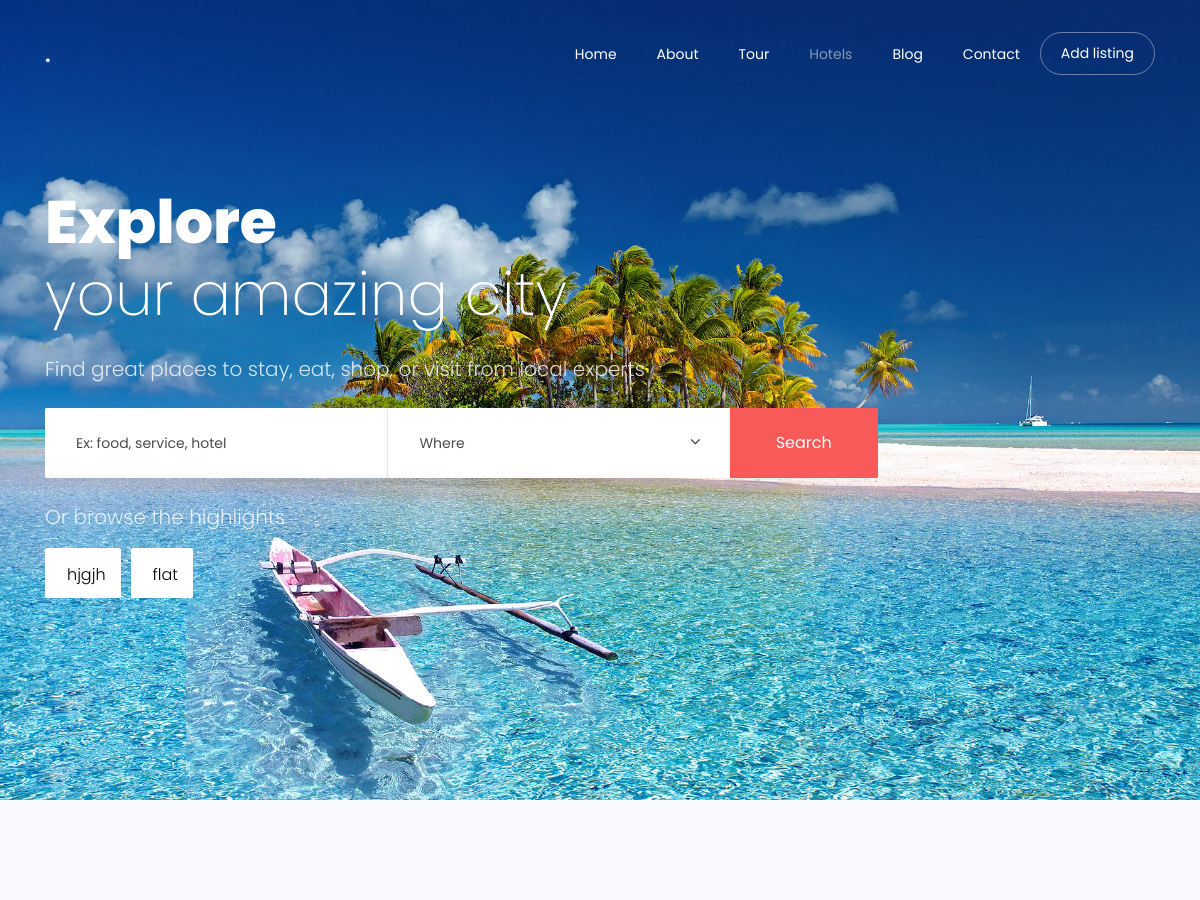
The app's page / (upper part), older data.
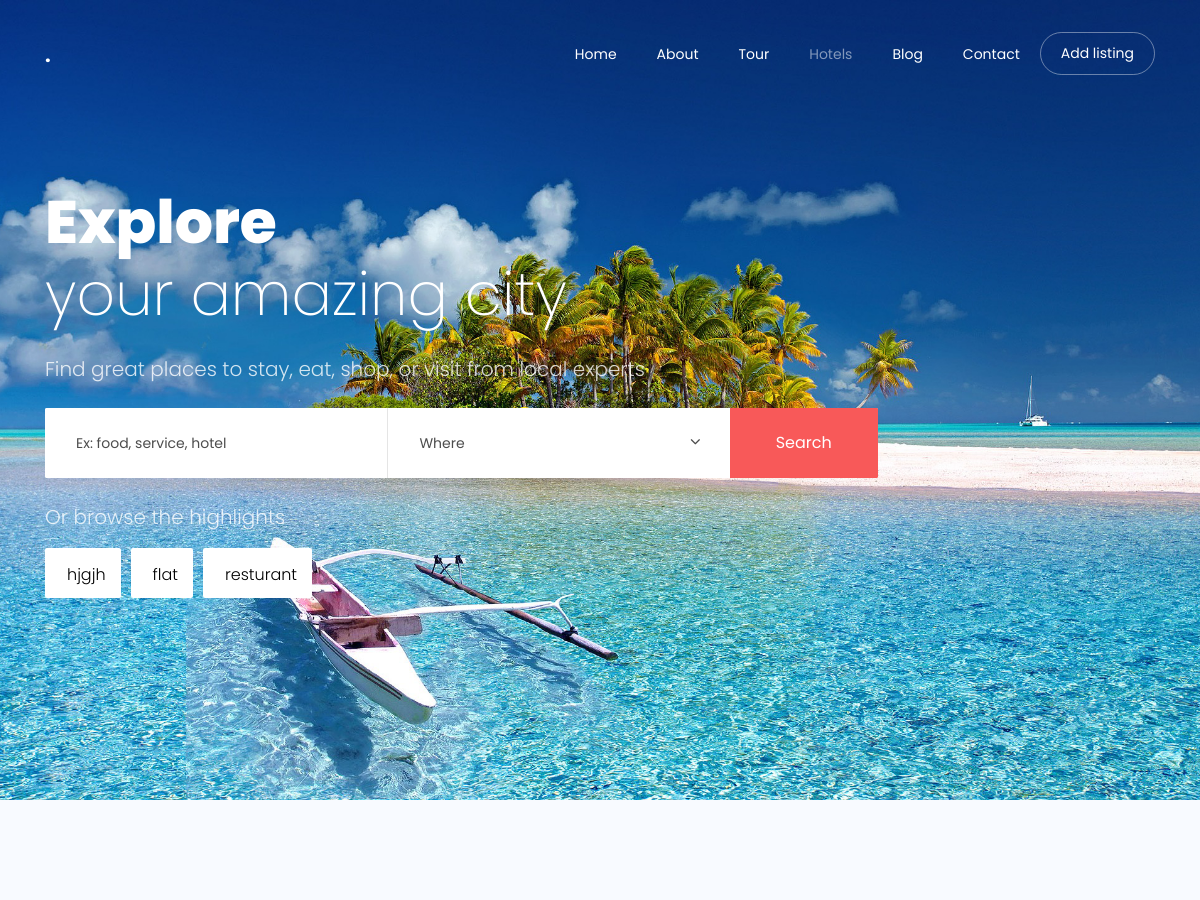
The same page, newer data.
### property/models.py (models this page shows)
class Category(models.Model):
    name = models.CharField(max_length=100)
    icon = models.CharField(max_length=30)
    def __str__(self):
        return self.name

### settings/views.py (the view)
# urls.py: 2. Add a URL to urlpatterns:  path('', Home.as_view(), name='home')
def Home(request):
    place = Place.objects.all()
    categories = Category.objects.all()
    return render(request, 'settings/home.html', {'places':place,'category':categories})

### property/models.py (called while the page is built)
    def __str__(self):
        return self.name

### settings/templates/settings/home.html (shortened to what this page needs)
{% extends 'base.html' %}
{% load static %}
{% block body %}
    <div class="hero-wrap js-fullheight" style="background-image: url({% static 'images/bg_1.jpg' %});">
      <div class="container">
        <div class="row no-gutters slider-text js-fullheight align-items-center justify-content-start" data-scrollax-parent="true">
          <div class="col-md-9 ftco-animate" data-scrollax=" properties: { translateY: '70%' }">
            <h1 class="mb-4" data-scrollax="properties: { translateY: '30%', opacity: 1.6 }"><strong>Explore <br></strong> your amazing city</h1>
            <p data-scrollax="properties: { translateY: '30%', opacity: 1.6 }">Find great places to stay, eat, shop, or visit from local experts</p>
            <div class="block-17 my-4">
              <form action="{% url 'home:home_search' %}" method="get" class="d-block d-flex">
                <div class="fields d-block d-flex">
                  <div class="textfield-search one-third">
                  	<input type="text" class="form-control" name='name' placeholder="Ex: food, service, hotel">
                  </div>
                  <div class="select-wrap one-third">
                    <div class="icon"><span class="ion-ios-arrow-down"></span></div>
                    <select name="place" id="" class="form-control" placeholder="Keyword search">
                      <option value="">Where</option>
                    </select>
                  </div>
                </div>
                <input type="submit" class="search-submit btn btn-primary" value="Search">
              </form>
            </div>
            <p>Or browse the highlights</p>
            <p class="browse d-md-flex">
				{% for category in category %}
            		<span class="d-flex justify-content-md-center align-items-md-center"><a href="{% url 'home:category_filter' category%}"><i class="{{category.icon}}"></i>{{category}}</a></span>
            	{% endfor %}
            </p>
          </div>
        </div>
      </div>
    </div>
    <section class="ftco-section services-section bg-light">
      <div class="container">
        <div class="row d-flex">
        </div>
      </div>
    </section>
{% endblock body %}

### templates/base.html (shortened to what this page needs)
{% load static %}
<!DOCTYPE html>
<html lang="en">
  <head>
    <link rel="stylesheet" href="{% static 'css/open-iconic-bootstrap.min.css' %}">
    <link rel="stylesheet" href="{% static 'css/animate.css' %}">
    <link rel="stylesheet" href="{% static 'css/owl.carousel.min.css' %}">
    <link rel="stylesheet" href="{% static 'css/owl.theme.default.min.css' %}">
    <link rel="stylesheet" href="{% static 'css/magnific-popup.css' %}">
    <link rel="stylesheet" href="{% static 'css/aos.css' %}">
    <link rel="stylesheet" href="{% static 'css/ionicons.min.css' %}">
    <link rel="stylesheet" href="{% static 'css/bootstrap-datepicker.css' %}">
    <link rel="stylesheet" href="{% static 'css/jquery.timepicker.css' %}">
    <link rel="stylesheet" href="{% static 'css/flaticon.css' %}">
    <link rel="stylesheet" href="{% static 'css/icomoon.css' %}">
    <link rel="stylesheet" href="{% static 'css/style.css' %}">
  </head>
  <body>
  <nav class="navbar navbar-expand-lg navbar-dark ftco_navbar bg-dark ftco-navbar-light" id="ftco-navbar">
    <div class="container">
      <a class="navbar-brand" href="/">{{myfooter.site_name}}.</a>
      <div class="collapse navbar-collapse" id="ftco-nav">
        <ul class="navbar-nav ml-auto">
          <li class="nav-item"><a href="index.html" class="nav-link">Home</a></li>
          <li class="nav-item"><a href="about.html" class="nav-link">About</a></li>
          <li class="nav-item"><a href="tour.html" class="nav-link">Tour</a></li>
          <li class="nav-item active"><a href="hotel.html" class="nav-link">Hotels</a></li>
          <li class="nav-item"><a href="blog.html" class="nav-link">Blog</a></li>
          <li class="nav-item"><a href="contact.html" class="nav-link">Contact</a></li>
          <li class="nav-item cta"><a href="contact.html" class="nav-link"><span>Add listing</span></a></li>
        </ul>
      </div>
    </div>
  </nav>
  {% block body %}
  {% endblock body %}
  </body>
</html>

Row changes from the older to the newer data that the page shows:
added Category: name "resturant"
